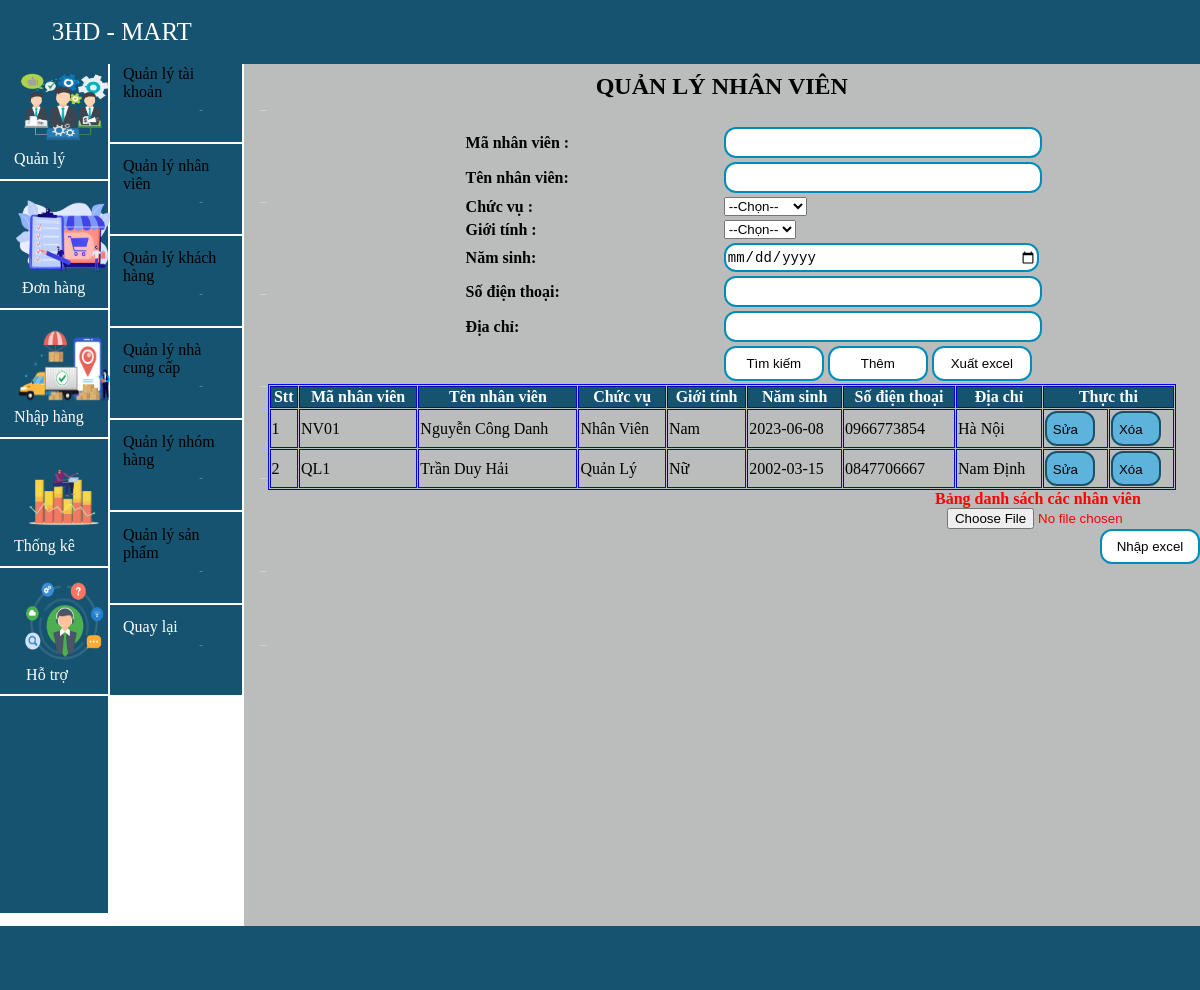
Screenshot of /Nhom3_71DCTT24/DanhSachNhanVien with the database file from the repository.
### tables this page shows
CREATE TABLE `nhanvien` (
  `Manv` varchar(50) NOT NULL,
  `Tennv` varchar(50) NOT NULL,
  `Chucvu` varchar(50) NOT NULL,
  `Gioitinh` tinyint(1) NOT NULL,
  `Namsinh` date NOT NULL,
  `Sdtnv` varchar(50) NOT NULL,
  `Dcnv` varchar(50) NOT NULL
);

### Nhom3_71DCTT24/MVC/Core/controller.php (called while the page is built, shortened)
<?php
class controller{
    public function model($model){
        return new $model;
    }
    public function view($view,$data=[]){
        require_once "./MVC/Views/".$view.".php";
    }
}

### Nhom3_71DCTT24/MVC/Controllers/DanhSachNhanVien.php (called while the page is built, shortened)
<?php
class DanhSachNhanVien extends controller
{
    public $nhanvien;
    function __construct()
    {
        $this->nhanvien = $this->model('DSNhanVien_model');
    }
    function Getdata()
    {
        $this->view('Masterlayout', [
            'page' => 'Nhanvien/QuanLyNhanVien',
            'result' => $this->nhanvien->Nhanvien_all(),
            'kqtk' => $this->nhanvien->Nhanvien_all(),
            'manv' => '',
            'tennv' => '',
            'chucvu' => '',
            'gioitinh' => '',
            'namsinh' => '',
            'sdtnv' => '',
            'dcnv' => ''
        ]);
    }
}
?>

### Nhom3_71DCTT24/MVC/Core/app.php (called while the page is built, shortened)
<?php
class app{
    protected $action="Getdata";
    function __construct()
    {
        $arr = $this-> Urlprocess();
        if ($arr!=null){
            if (file_exists('./MVC/Controllers/'.$arr[0].'.php')){
                $this->controller=$arr[0];
                unset($arr[0]);
            }
        }
        $this->controller = new $this->controller;
        $this -> param=$arr?array_values($arr):[];
        call_user_func_array([$this->controller,$this->action],$this->param);
    }
    function Urlprocess(){
        if (isset($_GET['url'])){
            return explode("/", filter_var(trim($_GET["url"])));
        }
    }
}
?>

### Nhom3_71DCTT24/index.php (called while the page is built, shortened)
<?php
    $myapp = new app();
?>

### Nhom3_71DCTT24/MVC/Core/connectDB.php (called while the page is built, shortened)
<?php
class connectDB{
    protected $servername="localhost";
    protected $username="root";
    protected $password="";
    function __construct(){
        $this->con=mysqli_connect($this->servername,$this->username,$this->password);
    }
}
?>

### Nhom3_71DCTT24/MVC/Models/DSNhanVien_model.php (called while the page is built, shortened)
<?php
class DSNhanVien_model extends connectDB
{
    public function Nhanvien_all()
    {
        $sql = "SELECT Manv, Tennv, Chucvu,(Case When Gioitinh = 'True' then N'Nam' Else N'Nữ' end) as Gioitinh,Namsinh, Sdtnv, Dcnv from nhanvien";
        return mysqli_query($this->con, $sql);
    }
}

### Nhom3_71DCTT24/MVC/Views/Pages/Nhanvien/QuanLyNhanVien.php (the view, shortened to what this page needs)
<!DOCTYPE html>
<html lang="en">
<head>
    <link rel="stylesheet" href="http://localhost/BTWeb/Nhom3_71DCTT24/Public/Css/msl.css">
    <link rel="stylesheet" href="http://localhost/BTWeb/Nhom3_71DCTT24/Public/Css/button.css">
</head>
<body>
    <form method="POST" enctype="multipart/form-data" action="http://localhost/BTWeb/Nhom3_71DCTT24/DanhSachNhanVien/Action_Nhanvien">
        <div class="content3">
            <ul style="padding:0%;">
                <dd style="height: 64px;">Quản lý tài khoản
                        <img src="http://localhost/BTWeb/Nhom3_71DCTT24/Public/Images/rong.png" height="57px" width="217px"></a></dd>
                <dd style="height: 64px;">Quản lý nhân viên
                        <img src="http://localhost/BTWeb/Nhom3_71DCTT24/Public/Images/rong.png" height="57px" width="217px"></a></dd>
                <dd style="height: 64px;">Quản lý khách hàng
                        <img src="http://localhost/BTWeb/Nhom3_71DCTT24/Public/Images/rong.png" height="57px" width="217px"></a></dd>
                <dd style="height: 64px;">Quản lý nhà cung cấp
                        <img src="http://localhost/BTWeb/Nhom3_71DCTT24/Public/Images/rong.png" height="57px" width="217px"></a></dd>
                <dd style="height: 64px;">Quản lý nhóm hàng
                        <img src="http://localhost/BTWeb/Nhom3_71DCTT24/Public/Images/rong.png" height="57px" width="217px"></a></dd>
                <dd style="height: 64px;">Quản lý sản phẩm
                        <img src="http://localhost/BTWeb/Nhom3_71DCTT24/Public/Images/rong.png" height="57px" width="217px"></a></dd>
                <dd style="height: 64px;"><a href="http://localhost/BTWeb/Nhom3_71DCTT24/Mnql">Quay lại
                        <img src="http://localhost/BTWeb/Nhom3_71DCTT24/Public/Images/rong.png" height="57px" width="217px"></a></dd>
            </ul>
        </div>
        <div class="content4">
            <table style="width: 100%;padding: 20px 20px 0px 20px; align-items:center;">
                <caption style="padding-top: 20px; font-size:24px"><b>QUẢN LÝ NHÂN VIÊN</b></caption>
                <tr>
                    <td colspan="2" style="text-align: center;color:red;">
                    </td>
                </tr>
                <tr>
                    <td style="width:50%;padding-left:200px;">
                        <label for="txtManv"><b class="text">Mã nhân viên : </b></label>
                    </td>
                    <td>
                        <input type="text" name="txtManv" value="" class="text_align">
                    </td>
                </tr>
                <tr>
                    <td style="width:50%;padding-left:200px;">
                        <label for="txtTennv"><b class="text">Tên nhân viên: </b></label>
                    </td>
                    <td>
                        <input type="text" name="txtTennv" value="" class="text_align">
                    </td>
                </tr>
                <tr>
                    <td style="width:50%;padding-left:200px;">
                        <label for="ddlChucvu"><b class="text">Chức vụ : </b></label>
                    </td>
                    <td>
                    <select class="text-align" name="ddlChucvu">
                    <option value=""
                    <?php if(isset($data['chucvu'])){
                        if($data['chucvu']=='') echo 'selected';
                    }
                    ?> >--Chọn--</option>
                </select>
                    </td>
                </tr>
                <tr>
                    <td style="width:50%;padding-left:200px;">
                        <label for="ddlGioitinh"><b class="text">Giới tính :</b></label>
                    </td>
                    <td>
                        <select class="text-align" name="ddlGioitinh">
                    <option value=""
                    <?php if(isset($data['chucvu'])){
                        if($data['chucvu']=='') echo 'selected';
                    }
                    ?> >--Chọn--</option>
                </select>
                    </td>
                </tr>
                <tr>
                    <td style="width:50%;padding-left:200px;">
                        <label for="txtNamsinh"><b class="text">Năm sinh: </b></label>
                    </td>
                    <td>
                        <input type="date" name="txtNamsinh" value="" class="text_align">
                    </td>
                </tr>
                <tr>
                    <td style="width:50%;padding-left:200px;">
                        <label for="txtSdtnv"><b class="text">Số điện thoại: </b></label>
                    </td>
                    <td>
                        <input type="phone" name="txtSdtnv" value="" class="text_align">
                    </td>
                </tr>
                <tr>
                    <td style="width:50%;padding-left:200px;">
                        <label for="txtDcnv"><b class="text">Địa chỉ: </b></label>
                    </td>
                    <td>
                        <input type="text" name="txtDcnv" value="" class="text_align">
                    </td>
                </tr>
                <tr>
                    <td>
                    </td>
                    <td>
                        <input class="button1" type="submit" name="btnTimkiem" value="Tìm kiếm">
                        <input class="button1" type="submit" name="btnThem" value="Thêm">
                        <button type="submit" name="btnXuat" class="button1">Xuất excel</button>
                    </td>
                </tr>
            </table>
            <table style="position: center;width: 95%;margin-left:2.5%;border-color:blue;" cellspacing="1" border="1">
                <tr style="background: #155370;color:white;">
                    <th><b>Stt</b></th>
                    <th><b>Mã nhân viên</b></th>
                    <th><b>Tên nhân viên</b></th>
                    <th><b>Chức vụ</b></th>
                    <th><b>Giới tính</b></th>
                    <th><b>Năm sinh</b></th>
                    <th><b>Số điện thoại</b></th>
                    <th><b>Địa chỉ</b></th>
                    <th colspan="2"><b>Thực thi</b></th>
                </tr>
                <?php
                $i = 1;
                while ($row = mysqli_fetch_assoc($data['kqtk'])) {
                ?>
                    <tr>
                        <td><?php echo $i ?></td>
                        <td><?php echo $row['Manv'] ?></td>
                        <td><?php echo $row['Tennv'] ?></td>
                        <td><?php echo $row['Chucvu'] ?></td>
                        <td><?php echo $row['Gioitinh'] ?></td>
                        <td><?php echo $row['Namsinh'] ?></td>
                        <td><?php echo $row['Sdtnv'] ?></td>
                        <td><?php echo $row['Dcnv'] ?></td>
                        <td> <button class="button2">
                            <a href="http://localhost/BTWeb/Nhom3_71DCTT24/DanhSachNhanVien/SuaNhanVien/<?php echo $row['Manv'] ?>" style="display:flex;align-items:center">Sửa
                            <img src="http://localhost/BTWeb/Nhom3_71DCTT24/Public/Images/rong.png" height="30px" width="20px"></a>
                          </button></td>
                        <td>
                            <button class="button2">
                                <a href="http://localhost/BTWeb/Nhom3_71DCTT24/DanhSachNhanVien/btnXoaNhanVien/<?php echo $row['Manv'] ?>" style="display:flex;align-items:center">Xóa
                                    <img src="http://localhost/BTWeb/Nhom3_71DCTT24/Public/Images/rong.png" height="30px" width="20px"></a>
                            </button>
                        </td>
                    </tr>
                <?php
                    $i++;
                }
                ?>
            </table>
            <div style="color: red;float:right;">
                <h4>Bảng danh sách các nhân viên</h4>
                <input type="file" name="file" id="inputGroupFile04">
                <br>
                <button type="submit" name="btnNhap" class="button1" style="float: right;">Nhập excel</button>
            </div>
        </div>
    </form>
</body>
</html>

### Nhom3_71DCTT24/Public/Css/msl.css (style rules this page uses)
* { margin: 0px; }
.content3 a { color: white; text-decoration: none; height: fit-content; }
a { color: black; text-decoration: none; height: fit-content; }
.content3 { position: fixed; top: 50px; left: 9%; margin: 2px 2px 0px 2px; width: 11%; float: left; height: 86.3; background-color: #155370; }
.content3>ul>dd { border-bottom: 2px solid white; padding: 13.05px; }
.content4 { height: 86.3; width: 79.7%; margin-top: 53px; margin-left: 20.3%; padding-bottom: 500px; background-color: #BBBDBD; }

### Nhom3_71DCTT24/Public/Css/button.css (style rules this page uses)
.button1 { background-color: white; color: black; border: 2px solid #008CBA; border-radius: 12px; width: 100px; height: 35px; }
.text_align { width: 310px; height:25px; font-size: 14px; border-radius: 12px; border: 2px solid #008CBA; }
.button2 { background-color: #5db3db; color: black; border: 2px solid #155370; border-radius: 12px; width: 50px; height: 35px; }

### rows the page displays
nhanvien: Tennv "Nguyễn Công Danh", Chucvu "Nhân Viên", Gioitinh "Nam", Namsinh "2023-06-08", Sdtnv "0966773854", Dcnv "Hà Nội"
nhanvien: Manv "QL1", Tennv "Trần Duy Hải", Chucvu "Quản Lý", Gioitinh "Nữ", Namsinh "2002-03-15", Sdtnv "0847706667", Dcnv "Nam Định"
